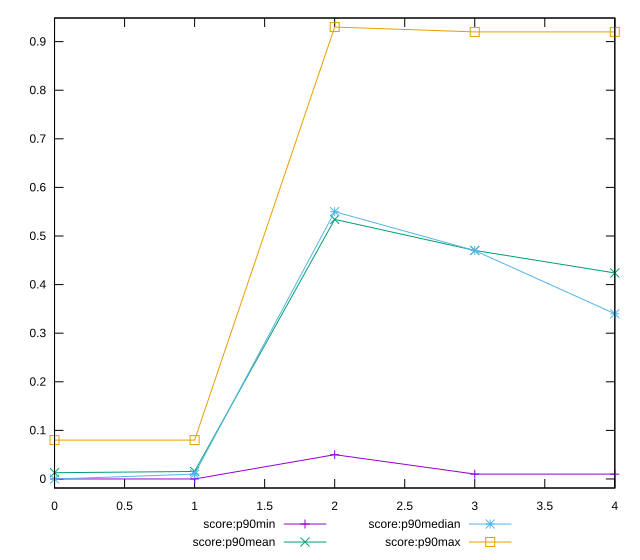

The gnuplot source for this figure:
reset

$scoreP90Min <<EOF
0 0
1 0
2 0.05
3 0.01
4 0.01
EOF

$scoreP90Mean <<EOF
0 0.012872340425531922
1 0.015425531914893624
2 0.5341489361702128
3 0.4703191489361704
4 0.423936170212766
EOF

$scoreP90Median <<EOF
0 0
1 0.01
2 0.55
3 0.47
4 0.34
EOF

$scoreP90Max <<EOF
0 0.08
1 0.08
2 0.93
3 0.92
4 0.92
EOF

set key outside below
set xrange [0:4]
set yrange [-0.018600000000000002:0.9486]
set trange [-0.018600000000000002:0.9486]
set terminal svg size 640, 560 enhanced background rgb 'white'
set output "report_00013_2021-02-09T12-04-24.940Z/max-potential-fid/progression/score.svg"

plot $scoreP90Min title "score:p90min" with linespoints, \
     $scoreP90Mean title "score:p90mean" with linespoints, \
     $scoreP90Median title "score:p90median" with linespoints, \
     $scoreP90Max title "score:p90max" with linespoints

reset
